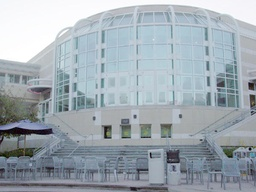
#> input picture hw4/price_center20.jpeg, 256 x 192 px, shrunk from 600 x 450 before the run
$ jupyter execute --allow-errors HW4.ipynb   (shell and % lines are left out)
#> lines starting #> are read from the running program, lines starting #| are printed output that depends on the picture
# CSE 252B: Computer Vision II, Winter 2019 – Assignment 4
### Instructor: Ben Ochoa
### Due: Wednesday, March 4, 2020, 11:59 PM

## Instructions
* Review the academic integrity and collaboration policies on the course website.
* This assignment must be completed individually.
* All solutions must be written in this notebook
* Math problems must be done in Markdown/LATEX.
* You must show your work and describe your solution.
* Programming aspects of this assignment must be completed using Python in this notebook.
* This notebook contains skeleton code, which should not be modified (this is important for standardization to facilate effeciant grading).
* You may use python packages for basic linear algebra, but you may not use packages that directly solve the problem. If you are uncertain about using a specific package, then please ask the instructional staff whether or not it is allowable.
* You must submit this notebook exported as a pdf. You must also submit this notebook as an .ipynb file.
* You must submit both files (.pdf and .ipynb) on Gradescope. You must mark each problem on Gradescope in the pdf.
* It is highly recommended that you begin working on this assignment early.

[cell 1]
import numpy as np
from PIL import Image
import matplotlib.pyplot as plt
import matplotlib.patches as patches
import time

# open the input images
I1 = np.array(Image.open('price_center20.jpeg'), dtype='float')/255.
I2 = np.array(Image.open('price_center21.jpeg'), dtype='float')/255.
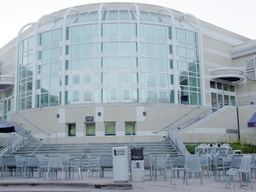
#> input picture hw4/price_center21.jpeg, 256 x 192 px, shrunk from 600 x 450 before the run

# Display the input images
plt.figure(figsize=(14,8))
plt.subplot(1,2,1)
plt.imshow(I1)
plt.subplot(1,2,2)
plt.imshow(I2)
plt.show()
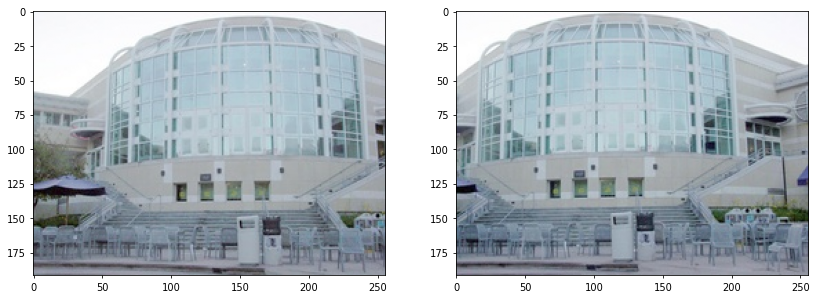
#> figure drawn by matplotlib, 2 panels

## Problem 1 (Programming): Feature detection (20 points)
Download input data from the course website. The file price_center20.JPG
contains image 1 and the file price_center21.JPG contains image 2.

For each input image, calculate an image where each pixel value is the minor
eigenvalue of the gradient matrix

$N=\left[ \begin{array}{cc}
\sum\limits_w I_x^2 & \sum\limits_w I_x I_y\\
\sum\limits_w I_x I_y & \sum\limits_w I_y^2
\end{array} \right]$

where w is the window about the pixel, and $I_x$ and $I_y$ are the gradient images in
the x and y direction, respectively. Calculate the gradient images using the fivepoint
central difference operator. Set resulting values that are below a specified
threshold value to zero (hint: calculating the mean instead of the sum in N allows
for adjusting the size of the window without changing the threshold value). Apply
an operation that suppresses (sets to 0) local (i.e., about a window) nonmaximum
pixel values in the minor eigenvalue image. Vary these parameters such that
around 600–650 features are detected in each image. For resulting nonzero pixel
values, determine the subpixel feature coordinate using the Forstner corner point
operator.

#### Report your final values for:
 * the size of the feature detection window (i.e. the size of the window used to calculate the elements in the gradient matrix N)
 * the minor eigenvalue threshold value
 * the size of the local nonmaximum suppression window
 * the resulting number of features detected (i.e. corners) in each image.

#### Display figures for:
 * original images with detected features

A typical implementation takes around <strong>30</strong> seconds to run. If yours takes more than <strong>60</strong> seconds, you may lose points.

[cell 2]
from scipy.signal import convolve
def rgb2gray(img):
    return 0.299* img[:,:,0] + 0.587*img[:,:,1] + 0.114*img[:,:,2]

def ImageGradient(I):
    # inputs:
    # I is the input image (may be mxn for Grayscale or mxnx3 for RGB)
    #
    # outputs:
    # Ix is the derivative of the magnitude of the image w.r.t. x
    # Iy is the derivative of the magnitude of the image w.r.t. y

    m, n = I.shape[:2]

    """your code here"""
    if len(I.shape) == 3:
        img_gray = rgb2gray(I)

    else:
        img_gray = img

    #Ix,Iy = np.gradient(img_gray)
    kernel = (1.0/12)*np.array([[-1,8,0,-8,1]]).T
    Ix = convolve(img_gray, kernel.T, mode='same')
    Iy = convolve(img_gray, kernel, mode='same')
    return Ix, Iy


def MinorEigenvalueImage(Ix, Iy, w):
    # Calculate the minor eigenvalue image J
    #
    # inputs:
    # Ix is the derivative of the magnitude of the image w.r.t. x
    # Iy is the derivative of the magnitude of the image w.r.t. y
    # w is the size of the window used to compute the gradient matrix N
    #
    # outputs:
    # J0 is the mxn minor eigenvalue image of N before thresholding

    m, n = Ix.shape[:2]
    J0 = np.zeros((m,n))
    Ixx = Ix**2
    Iyy = Iy**2
    Ixy = Ix*Iy
    _w = int(w//2)
    bigN = np.zeros((m,n,2,2))
    bigB = np.zeros((m,n,2,1))
    b1 = np.zeros((m,n))
    b2 = np.zeros((m,n))
    for i in range(m):
        for j in range(n):
            b1[i][j] = j * Ixx[i][j] + i * Ixy[i][j]
            b2[i][j] = j * Ixy[i][j] + i * Iyy[i][j]

    #Calculate your minor eigenvalue image J0.
    """your code here"""
    for i in range(_w,m-_w):
        for j in range(_w,n-_w):
            N = np.zeros((2,2))
            N[0,0] = np.sum(Ixx[i-_w:i+_w+1,j-_w:j+_w+1])
            N[1,1] = np.sum(Iyy[i-_w:i+_w+1,j-_w:j+_w+1])
            tmp = np.sum(Ixy[i-_w:i+_w+1,j-_w:j+_w+1])
            N[0,1] = N[1,0] = tmp
            bigN[i,j,:,:] = N
            bigB[i,j,0,0] = np.sum(b1[i-_w:i+_w+1,j-_w:j+_w+1])
            bigB[i,j,1,0] = np.sum(b2[i-_w:i+_w+1,j-_w:j+_w+1])
            trace = np.matrix.trace(N)
            lambd = (trace - np.sqrt(trace**2 - 4*np.linalg.det(N)))/2
            J0[i,j] = lambd
    return J0,bigN,bigB


def NMS(J, w_nms):
    # Apply nonmaximum supression to J using window w_nms
    #
    # inputs:
    # J is the minor eigenvalue image input image after thresholding
    # w_nms is the size of the local nonmaximum suppression window
    #
    # outputs:
    # J2 is the mxn resulting image after applying nonmaximum suppression
    #

    J2 = J.copy()
    """your code here"""
    m,n = J.shape[:2]
    _w = w_nms //2
    for i in range(m):
        for j in range(n):
            up = max(0,i-_w)
            down = min(i+_w,m-1)
            left = max(0,j-_w)
            right = min(j+_w,n-1)
            _max = np.max(J[up:down+1,left:right+1])
            if _max > J[i,j]:
                J2[i,j] = 0
    return J2

def ForstnerCornerDetector(Ix, Iy, w, t, w_nms):
    # Calculate the minor eigenvalue image J
    # Threshold J
    # Run non-maxima suppression on the thresholded J
    # Gather the coordinates of the nonzero pixels in J
    # Then compute the sub pixel location of each point using the Forstner operator
    #
    # inputs:
    # Ix is the derivative of the magnitude of the image w.r.t. x
    # Iy is the derivative of the magnitude of the image w.r.t. y
    # w is the size of the window used to compute the gradient matrix N
    # t is the minor eigenvalue threshold
    # w_nms is the size of the local nonmaximum suppression window
    #
    # outputs:
    # C is the number of corners detected in each image
    # pts is the 2xC array of coordinates of subpixel accurate corners
    #     found using the Forstner corner detector
    # J0 is the mxn minor eigenvalue image of N before thresholding
    # J1 is the mxn minor eigenvalue image of N after thresholding
    # J2 is the mxn minor eigenvalue image of N after thresholding and NMS


    m, n = Ix.shape[:2]
    J0 = np.zeros((m,n))
    J1 = np.zeros((m,n))

    #Calculate your minor eigenvalue image J0 and its thresholded version J1.
    """your code here"""
    J0, bigN, bigB = MinorEigenvalueImage(Ix, Iy, w)
    #print("finished MinorEigenvalueImage")
    J1 = J0.copy()
    J1[J1<t] = 0
    #Run non-maxima suppression on your thresholded minor eigenvalue image.
    J2 = NMS(J1, w_nms)

    #Detect corners.
    """your code here"""
    b1 = np.zeros((m,n))
    b2 = np.zeros((m,n))
    C = 0
    corners = []
    for i in range(m):
        for j in range(n):
            if J2[i,j] > 0:
                C += 1
                corner = np.dot(np.linalg.inv(bigN[i,j,:,:]),bigB[i,j,:,:])
                corners.append(corner)
    pts = np.zeros((2,len(corners)))
    for i in range(len(corners)):
        pts[1,i] = corners[i][0]
        pts[0,i] = corners[i][1]
    print("finished ForstnerCornerDetection")
    return C, pts, J0, J1, J2


# feature detection
def RunFeatureDetection(I, w, t, w_nms):
    Ix, Iy = ImageGradient(I)
    C, pts, J0, J1, J2 = ForstnerCornerDetector(Ix, Iy, w, t, w_nms)
    return C, pts, J0, J1, J2

[cell 3]
# input images
I1 = np.array(Image.open('price_center20.jpeg'), dtype='float')/255.
I2 = np.array(Image.open('price_center21.jpeg'), dtype='float')/255.

# parameters to tune
#w = 1
#t = 1
#w_nms = 1
w = 9
t = 0.01
w_nms = 9

tic = time.time()
# run feature detection algorithm on input images
C1, pts1, J1_0, J1_1, J1_2 = RunFeatureDetection(I1, w, t, w_nms)
#> in MinorEigenvalueImage, `Ixx = Ix**2`:
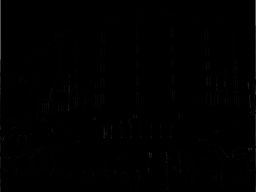
#> Ixx: shape (192, 256) float64; min 0, max 0.338, mean 0.00305
#> after the loop in MinorEigenvalueImage, `for i in range(m):`:
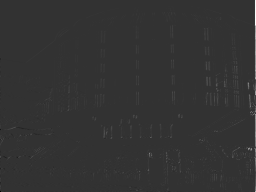
#> b1: shape (192, 256) float64; min -20.29, max 82.44, mean 0.4; drawn with min black and max white
#> after the loop in MinorEigenvalueImage, `for i in range(m):`:
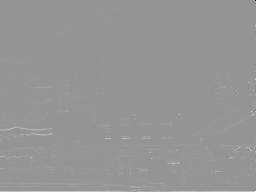
#> b2: shape (192, 256) float64; min -79.02, max 56.39, mean 0.4; drawn with min black and max white
#> after the loop in MinorEigenvalueImage, `for i in range(_w,m-_w):`:
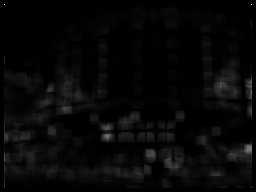
#> J0: shape (192, 256) float64; min 0, max 2.7, mean 0.0804; drawn with min black and max white
#> after the loop in ForstnerCornerDetector, `for i in range(m):`: C = 165; corners = 165 items, first 6: [0.0101, 0.00533], [146.3, 0.117], [255, 0.00648], [169.6, 5.22], [136.4, 7.99], [192.9, 9.13]
#> in RunFeatureDetection, `C, pts, J0, J1, J2 = ForstnerCornerDetector(Ix, Iy, w, t, w_nms)`: C = 165
#> C1 = 165
C2, pts2, J2_0, J2_1, J2_2 = RunFeatureDetection(I2, w, t, w_nms)
#> in ImageGradient (call 2), `Ix = convolve(img_gray, kernel.T, mode='same')`:
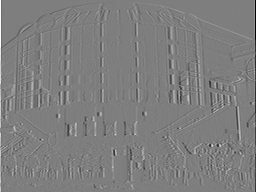
#> Ix: shape (192, 256) float64; min -0.578, max 0.586, mean -5.02e-05; drawn with min black and max white
#> in ImageGradient (call 2), `Iy = convolve(img_gray, kernel, mode='same')`:
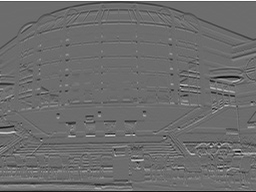
#> Iy: shape (192, 256) float64; min -0.443, max 0.595, mean -0.00114; drawn with min black and max white
#> call 2 of MinorEigenvalueImage, with w = 9
#> after the loop in MinorEigenvalueImage (call 2), `for i in range(_w,m-_w):`:
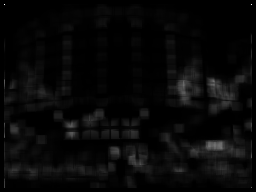
#> J0: shape (192, 256) float64; min 0, max 2.79, mean 0.0935; drawn with min black and max white
#> C2 = 170
toc = time.time() - tic

print('took %f secs'%toc)

# display results
plt.figure(figsize=(14,24))

# show pre-thresholded minor eigenvalue images
plt.subplot(3,2,1)
plt.imshow(J1_0, cmap='gray')
plt.title('pre-thresholded minor eigenvalue image')
plt.subplot(3,2,2)
plt.imshow(J2_0, cmap='gray')
plt.title('pre-thresholded minor eigenvalue image')

# show thresholded minor eigenvalue images
plt.subplot(3,2,3)
plt.imshow(J1_1, cmap='gray')
plt.title('thresholded minor eigenvalue image')
plt.subplot(3,2,4)
plt.imshow(J2_1, cmap='gray')
plt.title('thresholded minor eigenvalue image')

# show corners on original images
ax = plt.subplot(3,2,5)
plt.imshow(I1)
for i in range(C1): # draw rectangles of size w around corners
    y,x = pts1[:,i]
    ax.add_patch(patches.Rectangle((x-w/2,y-w/2),w,w, fill=False))
#> this loop made 165 passes
#> (y, x) on passes 1 to 3: (0.00533, 0.0101), (0.117, 146.3), (0.00648, 255)
plt.title('found %d corners'%C1)

ax = plt.subplot(3,2,6)
plt.imshow(I2)
for i in range(C2):
    y,x = pts2[:,i]
    ax.add_patch(patches.Rectangle((x-w/2,y-w/2),w,w, fill=False))
#> this loop made 170 passes
#> (y, x) on passes 1 to 3: (0.00857, 0.00768), (0.206, 83.75), (0.00646, 255)
plt.title('found %d corners'%C2)

plt.show()
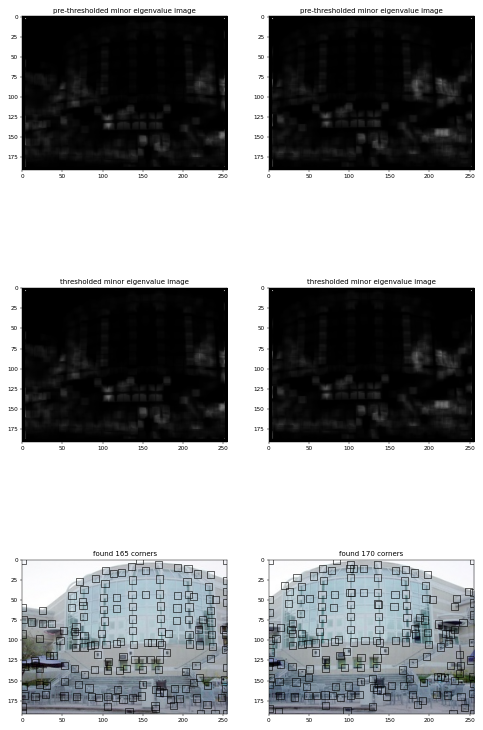
#> figure drawn by matplotlib, 6 panels
#> (the rest of the program and of its run is left out)
